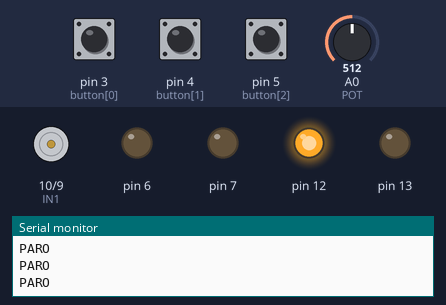
The sketch below on a simulated Arduino Uno, built with avr-gcc and run on an emulated ATmega328P. Parts: motor-driver pin pairs drawn as motors (green arrow = first pin HIGH = forward, orange = second pin HIGH = backward, longer = more drive, scaled by the enable pin), output pins drawn as LEDs (lit = HIGH), the last lines printed to the serial monitor. The test bench sets the inputs (shaded band); at power-on: pin 4 (button[1]) HIGH, pin 5 (button[2]) HIGH, A0 (POT) = 512, pin 3 (button[0]) HIGH.

Above: at 2.3 s.
2.4 s: pin 4 (button[1]) pulled LOW for 0.65 s
At 5.2 s:
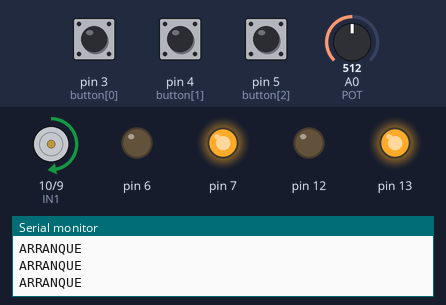
5.5 s: pin 5 (button[2]) pulled LOW for 0.65 s
At 7.5 s:
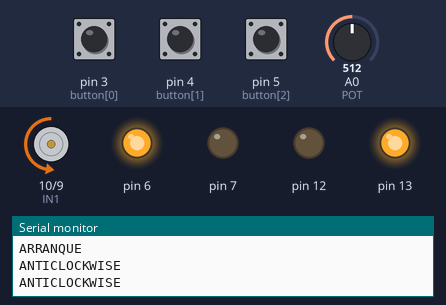
8.5 s: A0 (POT) set to 716
At 9.7 s:
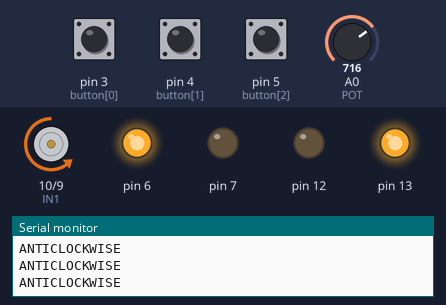
10.0 s: A0 (POT) set to 900
At 11.1 s:
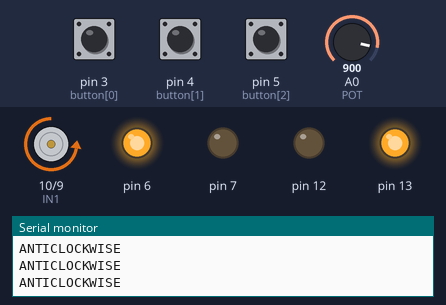
11.5 s: pin 4 (button[1]) pulled LOW for 1 s
At 13.4 s:
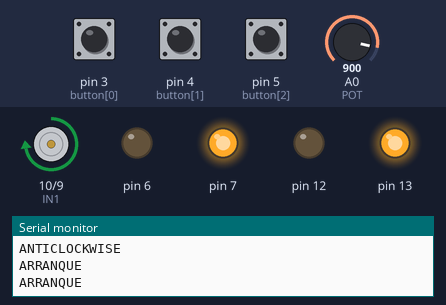
14.5 s: A0 (POT) set to 122
At 15.8 s:
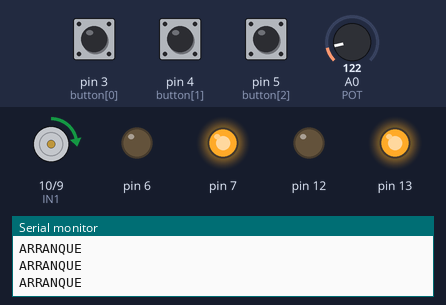
Timing chart, 0 to 17.0 s (numbered marks = the images above; inputs shaded):
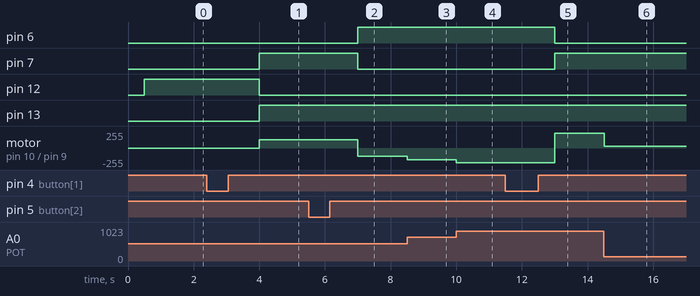

Measured:
- after the input at 2.4 s, pin 7, pin 13: LOW → HIGH after 1.6 s; pin 12: HIGH → LOW after 1.6 s; motor on pin 10 (IN1) / pin 9 (IN2): stopped → forward 127/255 after 1.6 s
- after the input at 5.5 s, pin 6: LOW → HIGH after 1.5 s; pin 7: HIGH → LOW after 1.5 s; motor on pin 10 (IN1) / pin 9 (IN2): forward 127/255 → backward 127/255 after 1.5 s
- after the input at 8.5 s, motor on pin 10 (IN1) / pin 9 (IN2): backward 127/255 → backward 178/255 at once
- after the input at 10.0 s, motor on pin 10 (IN1) / pin 9 (IN2): backward 178/255 → backward 224/255 at once
- after the input at 11.5 s, pin 6: HIGH → LOW after 1.5 s; pin 7: LOW → HIGH after 1.5 s; motor on pin 10 (IN1) / pin 9 (IN2): backward 224/255 → forward 224/255 after 1.5 s
- after the input at 14.5 s, motor on pin 10 (IN1) / pin 9 (IN2): forward 224/255 → forward 30/255 at once

The sketch:

ARRANQUE_PARO_MOTOR.ino
```cpp
//Programa para poder re<lizar el sistema de arranque, paro y cambio de giro de un
//motor eléctrico DC. Implementado con una maáquina de estados

#define S_PARO 0
#define S_ARRANQUE 1
#define S_ANTICLOCKWISE 2

uint8_t state = S_PARO; //Estado actual lo colocamos en paro

#define BTN_PARO 0
#define BTN_ARRANQUE 1
#define BTN_ANTICLOCKWISE 2

#define ENA 11
#define IN1 10
#define IN2 9
#define POT A0

int PotValue;
int PWMOutput;

uint8_t button[3] = {
  3,
  4,
  5
};

uint8_t button_state[3];

uint8_t leds[4]{
  12,
  13,
  7,
  6
 };

uint8_t flancoSubida(int btn) {
    uint8_t valor_nuevo = digitalRead(button[btn]);
    uint8_t result = button_state[btn]!=valor_nuevo && valor_nuevo == 1;
    button_state[btn] = valor_nuevo;
    return result;
}


void ClockWise(){

  digitalWrite(leds[2],HIGH);
  digitalWrite(leds[3],LOW);
  PotValue = analogRead(POT);
  PWMOutput = map(PotValue,0,1023,0,255);
  analogWrite(ENA,PWMOutput);

  digitalWrite(IN1, HIGH);
  digitalWrite(IN2, LOW);


  };

void AClockWise(){

  digitalWrite(leds[2],LOW);
  digitalWrite(leds[3],HIGH);

  PotValue = analogRead(POT);
  PWMOutput = map(PotValue,0,1023,0,255);
  analogWrite(ENA,PWMOutput);

  digitalWrite(IN1, LOW);
  digitalWrite(IN2, HIGH);

  };

void Stop(){

  digitalWrite(IN1, LOW);
  digitalWrite(IN2, LOW);
  analogWrite(ENA,0);
  };


void setup() {
  state = S_PARO;
  Serial.begin(9600);
  Serial.println("Inicio");
  Serial.println();

  pinMode(button[BTN_PARO],INPUT_PULLUP);
  pinMode(button[BTN_ARRANQUE],INPUT_PULLUP);
  pinMode(button[BTN_ANTICLOCKWISE],INPUT_PULLUP);

  pinMode(ENA,OUTPUT);
  pinMode(IN1,OUTPUT);
  pinMode(IN2,OUTPUT);


  button_state[0] = HIGH;
  button_state[1] = HIGH;
  button_state[2] = HIGH;

  for(int i = 0; i < 4; i++){
      pinMode(leds[i],OUTPUT);
      digitalWrite(leds [i],LOW);
    }


}

void loop() {

  switch(state){

    case S_PARO:

    Serial.println("PARO");
    delay(500);

    digitalWrite(leds[0],HIGH);
    digitalWrite(leds[1],LOW);
    digitalWrite(leds[2],LOW);
    digitalWrite(leds[3],LOW);

    Stop();

       if (flancoSubida(BTN_PARO)){
           state = S_PARO;
            break;

        }

        if (flancoSubida(BTN_ARRANQUE)){
           state = S_ARRANQUE;
            break;

        }


    break;

    case S_ARRANQUE:

    Serial.println("ARRANQUE");
    delay(500);

    digitalWrite(leds[0],LOW);
    digitalWrite(leds[1],HIGH);

    ClockWise();

      if (flancoSubida(BTN_PARO)){
          state = S_PARO;
          break;

        }


        if (flancoSubida(BTN_ANTICLOCKWISE)){
          state = S_ANTICLOCKWISE;
          break;

        }

    break;


    case S_ANTICLOCKWISE:

    Serial.println("ANTICLOCKWISE");
    delay(500);
    AClockWise();


        if (flancoSubida(BTN_PARO)){
          state = S_PARO;
          break;

        }


        if (flancoSubida(BTN_ARRANQUE)){
          state = S_ARRANQUE;
          break;

        }

    break;


    }

}
```
